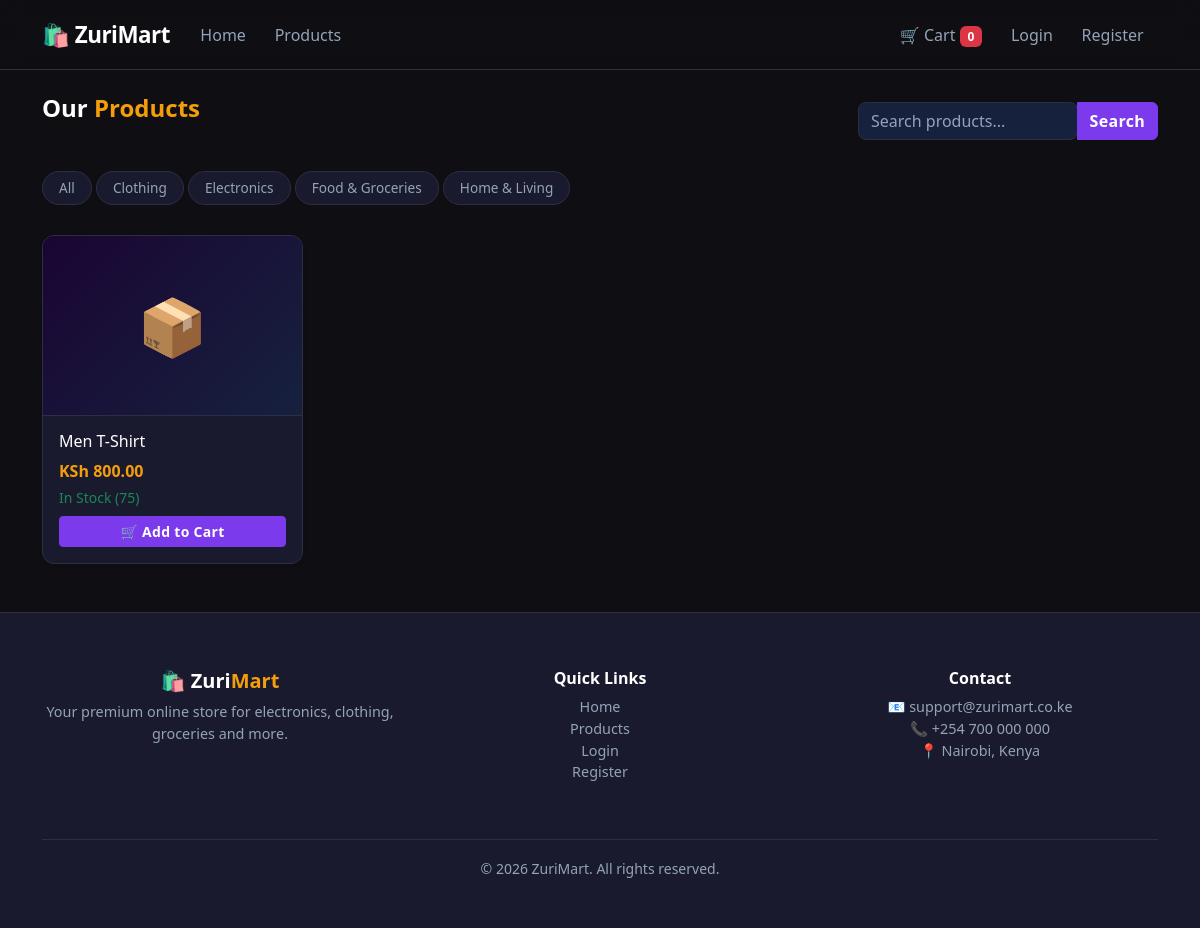
The app's page /Week5/pages/products.php?category=2 with its own data.
### tables this page shows
CREATE TABLE `categories` (
  `id` int(11) NOT NULL AUTO_INCREMENT,
  `name` varchar(100) NOT NULL,
  `description` text DEFAULT NULL,
  `created_at` timestamp NOT NULL DEFAULT current_timestamp(),
  PRIMARY KEY (`id`)
);

CREATE TABLE `products` (
  `id` int(11) NOT NULL AUTO_INCREMENT,
  `category_id` int(11) NOT NULL,
  `name` varchar(150) NOT NULL,
  `description` text DEFAULT NULL,
  `price` decimal(10,2) NOT NULL,
  `stock` int(11) DEFAULT 0,
  `image` varchar(255) DEFAULT NULL,
  `created_at` timestamp NOT NULL DEFAULT current_timestamp(),
  PRIMARY KEY (`id`),
  KEY `category_id` (`category_id`),
  CONSTRAINT `products_ibfk_1` FOREIGN KEY (`category_id`) REFERENCES `categories` (`id`)
);

### Week5/pages/products.php (the view, shortened to what this page needs)
<?php
require_once '../includes/header.php';
require_once '../includes/navbar.php';
$categoryId = isset($_GET['category']) ? (int)$_GET['category'] : 0;
$catResult = mysqli_query($conn, "SELECT * FROM categories ORDER BY name ASC");
if ($categoryId > 0) {
    $stmt = mysqli_prepare($conn,
        "SELECT * FROM products WHERE category_id = ? ORDER BY created_at DESC"
    );
    mysqli_stmt_bind_param($stmt, "i", $categoryId);
    mysqli_stmt_execute($stmt);
    $products = mysqli_stmt_get_result($stmt);
} else {
    $products = mysqli_query($conn,
        "SELECT * FROM products ORDER BY created_at DESC"
    );
}
?>
<div class="container mt-4">
  <div class="d-flex justify-content-between align-items-center mb-4">
    <h4 class="section-title">Our <span>Products</span></h4>
    <div class="input-group" style="width: 300px;">
      <input type="text" class="form-control" id="searchInput"
             placeholder="Search products...">
      <button class="btn btn-primary" onclick="searchProducts()">Search</button>
    </div>
  </div>
  <div class="mb-4">
    <a href="products.php"
       class="filter-btn <?= $categoryId === 0 ? 'active' : '' ?>">
      All
    </a>
    <?php while ($cat = mysqli_fetch_assoc($catResult)): ?>
      <a href="products.php?category=<?= $cat['id'] ?>"
         class="filter-btn <?= $categoryId === $cat['id'] ? 'active' : '' ?>">
        <?= htmlspecialchars($cat['name']) ?>
      </a>
    <?php endwhile; ?>
  </div>
  <div class="row g-4" id="productGrid">
    <?php
    $count = mysqli_num_rows($products);
    if ($count === 0): ?>
      <div class="col-12">
        <div class="alert alert-info">No products found in this category.</div>
      </div>
    <?php else: ?>
      <?php while ($product = mysqli_fetch_assoc($products)): ?>
        <div class="col-6 col-md-3 product-item">
          <div class="card h-100 shadow-sm product-card">
            <?php if (!empty($product['image']) && file_exists('../uploads/' . $product['image'])): ?>
              <img src="../uploads/<?= htmlspecialchars($product['image']) ?>"
                   class="card-img-top"
                   alt="<?= htmlspecialchars($product['name']) ?>">
            <?php else: ?>
              <div class="product-img-placeholder">📦</div>
            <?php endif; ?>
            <div class="card-body d-flex flex-column">
              <h6 class="card-title"><?= htmlspecialchars($product['name']) ?></h6>
              <p class="product-price mb-1">
                KSh <?= number_format($product['price'], 2) ?>
              </p>
              <?php if ($product['stock'] > 0): ?>
                <small class="text-success mb-2">In Stock (<?= $product['stock'] ?>)</small>
              <?php else: ?>
                <small class="text-danger mb-2">Out of Stock</small>
              <?php endif; ?>
              <button class="btn btn-primary btn-sm w-100 mt-auto"
                      <?= $product['stock'] === 0 ? 'disabled' : '' ?>>
                🛒 Add to Cart
              </button>
            </div>
          </div>
        </div>
      <?php endwhile; ?>
    <?php endif; ?>
  </div>
</div>
<?php require_once '../includes/footer.php'; ?>

### Week2/assets/css/style.css (style rules this page uses)
:root { --primary: #7c3aed; --primary-dark:#5b21b6; --accent: #f59e0b; --bg-dark: #0f0f13; --bg-card: #1a1a2e; --bg-surface: #16213e; --text-primary:#ffffff; --text-muted: #94a3b8; --border: #2d2d44; }
body { background-color: var(--bg-dark); color: var(--text-primary); font-family: 'Segoe UI', system-ui, sans-serif; }
.btn-primary { background: var(--primary) !important; border-color: var(--primary) !important; font-weight: 600; letter-spacing: 0.3px; }
.section-title { font-size: 1.5rem; font-weight: 700; color: var(--text-primary); margin-bottom: 1.5rem; }
.section-title span { color: var(--accent); }
.card { background: var(--bg-card) !important; border: 1px solid var(--border) !important; color: var(--text-primary) !important; border-radius: 12px !important; }
.product-card { transition: transform 0.25s ease, box-shadow 0.25s ease; overflow: hidden; }
.product-img-placeholder { height: 180px; background: linear-gradient(135deg, #1a0533, #16213e); display: flex; align-items: center; justify-content: center; font-size: 3.5rem; border-bottom: 1px solid var(--border); }
.product-price { color: var(--accent) !important; font-weight: 700; font-size: 1rem; }
.filter-btn { border: 1px solid var(--border); background: var(--bg-card); color: var(--text-muted); border-radius: 20px; padding: 0.35rem 1rem; font-size: 0.85rem; transition: all 0.2s; text-decoration: none; display: inline-block; margin-bottom: 0.4rem; }
.form-control { background: var(--bg-surface) !important; border: 1px solid var(--border) !important; color: var(--text-primary) !important; border-radius: 8px !important; }
.form-control::placeholder { color: var(--text-muted) !important; }

### records on screen
categories: name "Clothing"
categories: name "Electronics"
categories: name "Food & Groceries"
categories: name "Home & Living"
products: name "Men T-Shirt", price "800.00", stock "75"
